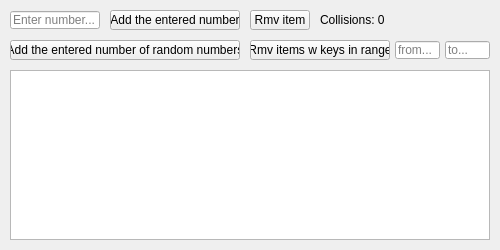
<?xml version="1.0" encoding="UTF-8"?>
<ui version="4.0">
 <class>MainWindow</class>
 <widget class="QMainWindow" name="MainWindow">
  <property name="geometry">
   <rect>
    <x>0</x>
    <y>0</y>
    <width>500</width>
    <height>250</height>
   </rect>
  </property>
  <property name="windowTitle">
   <string>simple hashtable interface</string>
  </property>
  <widget class="QWidget" name="centralwidget">
   <widget class="QTableWidget" name="hash_tablewidget">
    <property name="geometry">
     <rect>
      <x>10</x>
      <y>70</y>
      <width>480</width>
      <height>170</height>
     </rect>
    </property>
    <property name="focusPolicy">
     <enum>Qt::NoFocus</enum>
    </property>
   </widget>
   <widget class="QLineEdit" name="input_item_edit">
    <property name="geometry">
     <rect>
      <x>10</x>
      <y>11</y>
      <width>90</width>
      <height>18</height>
     </rect>
    </property>
    <property name="placeholderText">
     <string>Enter number...</string>
    </property>
   </widget>
   <widget class="QPushButton" name="add_item_button">
    <property name="geometry">
     <rect>
      <x>110</x>
      <y>10</y>
      <width>130</width>
      <height>20</height>
     </rect>
    </property>
    <property name="text">
     <string>Add the entered number</string>
    </property>
   </widget>
   <widget class="QPushButton" name="add_number_of_numbers_button">
    <property name="geometry">
     <rect>
      <x>10</x>
      <y>40</y>
      <width>230</width>
      <height>20</height>
     </rect>
    </property>
    <property name="text">
     <string>Add the entered number of random numbers</string>
    </property>
   </widget>
   <widget class="QPushButton" name="rmv_item_button">
    <property name="geometry">
     <rect>
      <x>250</x>
      <y>10</y>
      <width>60</width>
      <height>20</height>
     </rect>
    </property>
    <property name="text">
     <string>Rmv item</string>
    </property>
   </widget>
   <widget class="QLabel" name="collisions_num_label">
    <property name="geometry">
     <rect>
      <x>320</x>
      <y>10</y>
      <width>170</width>
      <height>20</height>
     </rect>
    </property>
    <property name="text">
     <string>Collisions: 0</string>
    </property>
   </widget>
   <widget class="QPushButton" name="rmv_in_range_button">
    <property name="geometry">
     <rect>
      <x>250</x>
      <y>40</y>
      <width>140</width>
      <height>20</height>
     </rect>
    </property>
    <property name="text">
     <string>Rmv items w keys in range</string>
    </property>
   </widget>
   <widget class="QLineEdit" name="from_edit">
    <property name="geometry">
     <rect>
      <x>395</x>
      <y>41</y>
      <width>45</width>
      <height>18</height>
     </rect>
    </property>
    <property name="placeholderText">
     <string>from...</string>
    </property>
   </widget>
   <widget class="QLineEdit" name="to_edit">
    <property name="geometry">
     <rect>
      <x>445</x>
      <y>41</y>
      <width>45</width>
      <height>18</height>
     </rect>
    </property>
    <property name="placeholderText">
     <string>to...</string>
    </property>
   </widget>
  </widget>
 </widget>
 <resources/>
 <connections/>
</ui>
